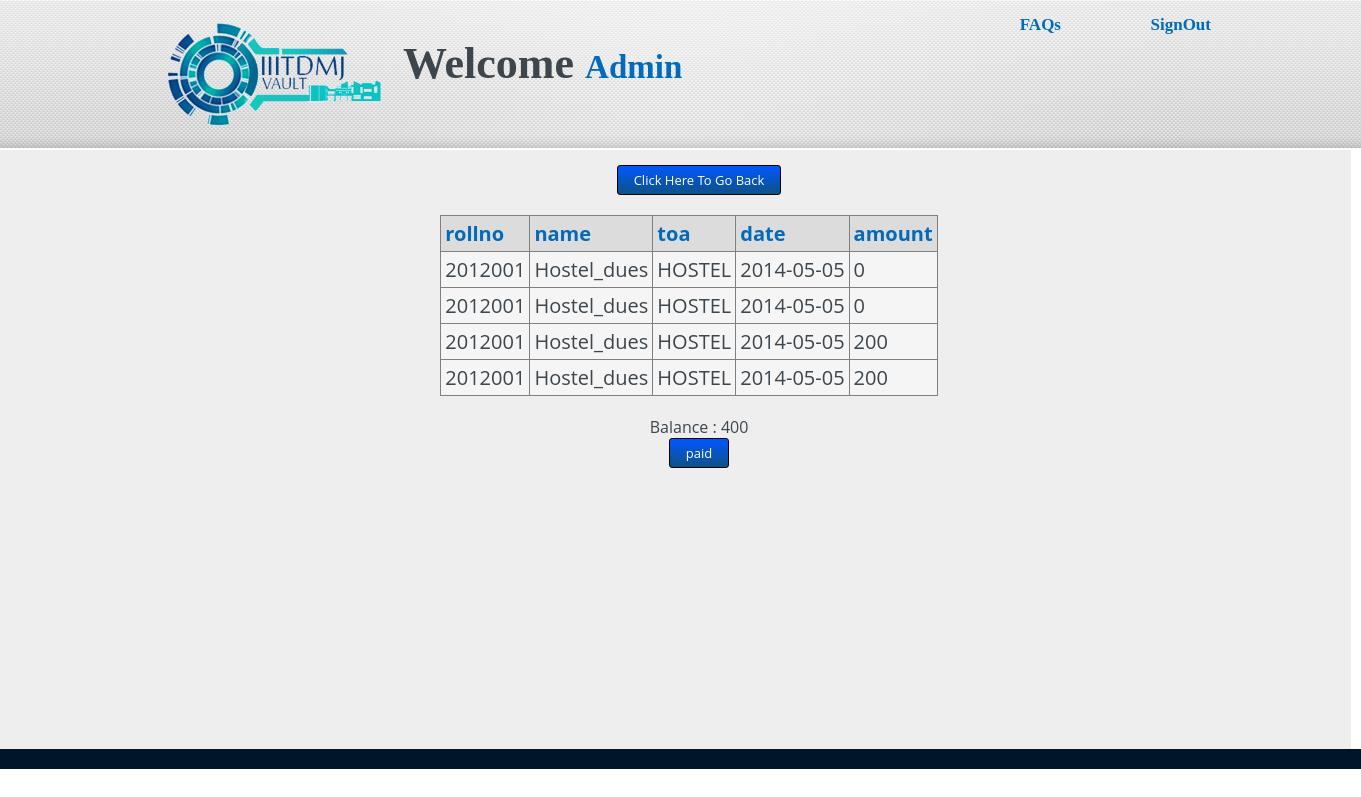
The app's page /admins_home/hostel.php with its own data.
### tables this page shows
CREATE TABLE IF NOT EXISTS `trans` (
  `id` int(10) NOT NULL AUTO_INCREMENT,
  `rollno` int(7) NOT NULL,
  `name` varchar(30) NOT NULL,
  `toa` varchar(10) NOT NULL,
  `date` date NOT NULL,
  `amount` float DEFAULT NULL,
  PRIMARY KEY (`id`),
  KEY `rollno` (`rollno`),
  KEY `toa` (`toa`)
);

### admins_home/hostel.php (the view, shortened to what this page needs)
<html>
	<head>
		<link href="css.css" rel="stylesheet" type="text/css">
	</head>
	<body>
		<div id="header">
			<div id="header1">
				<img id="logo" src="images/iiit.png">
				<h2 class="welcome">Welcome <span class="user">Admin</span></h2>
			</div>
			<a href=# class="header-faq">FAQs</a>
			<a href="signout.php" class="header-signout">SignOut</a>
		</div>
		<table id="main" >
			<tr>
			<td style="vertical-align:top">
			</td>
			<td style="padding-right: 100px;height: 500px;">
		    <div id="main-right" style="padding-bottom: 0px;align-content: center;padding-right: 100px;padding-top: 10px;">
		    <center style="
    padding-bottom: 260px;
"><a href="admin.php"><input type="submit" name="back" value="Click Here To Go Back" class="freshbutton-blue "></a>
<?php
			$qry="SELECT * FROM trans where toa='hostel' ORDER BY id DESC";
			$result=mysql_query($qry);
			echo '<table border="1">
			<th>rollno</th>
			<th>name</th>
			<th>toa</th>
			<th>date</th>
			<th>amount</th>';
			while ($row = mysql_fetch_assoc($result))
			{
					echo '<tr>
						<td>'.$row['rollno'].'</td>
						<td>'.$row['name'].'</td>
						<td>'.$row['toa'].'</td>
						<td>'.$row['date'].'</td>
						<td>'.$row['amount'].'</td>
						</tr>';
			}
			echo '</table>';
			$bal=0;
			$qry="SELECT bal FROM account where name='hostel' ";
			$result=mysql_query($qry);
			while ($row = mysql_fetch_assoc($result))
			{
				$bal=$row['bal'];
			}
			echo 'Balance : '.$bal;
?>
<form action="hostel.php" method="post">
	<input type="submit" name="paid" value="paid" class="freshbutton-blue ">
</form>
</div>
			</td>
			</tr>
		</table>
		<div id="footer">
		</div>
	</body>
</html>

### admins_home/css.css (style rules this page uses)
body, input, textarea, select, button, .normal { font-family: "Open Sans","lucida grande","Segoe UI",arial,verdana,"lucida sans unicode",tahoma,sans-serif; font-size: 13px; color: #3d464d; font-weight: normal; }
body { margin: 0 0 0 0; }
a { text-decoration: blink; color: white; font-size: 25; font-family: segoe ui light; }
#main-right table { font-size: 20; margin: 1em 1em 1em 0; background: whitesmoke; border-collapse: collapse; }
#main-right table th, table td { border: 1px silver gainsboro; padding: 0.2em; }
#main-right table th { font-size: 20; background: gainsboro; text-align: left; }
#main-right a { font-size: 20; color:red; }
#header { background: url(images/bg_top3_repeat.jpg) top center repeat-x; height:150px; }
.freshbutton-blue { filter: progid:DXImageTransform.Microsoft.gradient(startColorstr="#168add", endColorstr="#007ee5"); background: -webkit-gradient(linear, left top, left bottom, from(#0058ff), to(#0f5185)); background: -moz-linear-gradient(top, #168add, #007ee5); border: 1px solid #000000; color: white; padding: 5px 16px; border-radius: 3px; }
#header1 { background: url(images/bg_top3.jpg) top center no-repeat; padding: 28px 28px; height:94px; }
#logo { float:left; padding-left: 50px; width: 250px; margin-left: 75px; margin-bottom: 0px; margin-top: -20; }
.header-faq { margin-right: 300px; float: right; margin-top: -135; font-size: 17px; color: #006abb; font-weight: bold; }
.header-signout { margin-right: 150px; float: right; margin-top: -135; font-size: 17px; color: #006abb; font-weight: bold; }
.welcome { margin-top: 10px; font-family: segoe ui light; font-size:44px; }
.user { color:#006abb; font-size:33px; }
#main { background:#eeeeee; margin-top: -1; height:570px; width:1351px; }
#main-right { width: 900px; float: right; }
#main-right th { font-size: 25px; color: #006abb; }
#footer { background-color:#001628; height:20px; }

### records on screen
trans: rollno "2012001", name "Hostel_dues", toa "HOSTEL", date "2014-05-05", amount "0"
trans: rollno "2012001", name "Hostel_dues", toa "HOSTEL", date "2014-05-05", amount "0"
trans: rollno "2012001", name "Hostel_dues", toa "HOSTEL", date "2014-05-05", amount "200"
trans: rollno "2012001", name "Hostel_dues", toa "HOSTEL", date "2014-05-05", amount "200"

### other values on screen
$bal "400"
